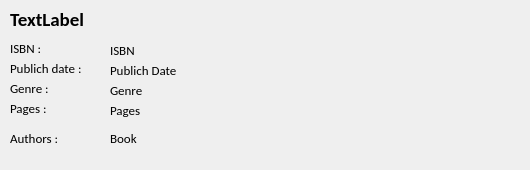
<?xml version="1.0" encoding="UTF-8"?>
<ui version="4.0">
 <class>BookWidget</class>
 <widget class="QWidget" name="BookWidget">
  <property name="geometry">
   <rect>
    <x>0</x>
    <y>0</y>
    <width>530</width>
    <height>170</height>
   </rect>
  </property>
  <property name="minimumSize">
   <size>
    <width>530</width>
    <height>0</height>
   </size>
  </property>
  <property name="maximumSize">
   <size>
    <width>530</width>
    <height>16777215</height>
   </size>
  </property>
  <property name="font">
   <font>
    <family>Calibri</family>
    <pointsize>10</pointsize>
   </font>
  </property>
  <property name="windowTitle">
   <string>Form</string>
  </property>
  <widget class="QLabel" name="bookTitle">
   <property name="geometry">
    <rect>
     <x>10</x>
     <y>9</y>
     <width>451</width>
     <height>21</height>
    </rect>
   </property>
   <property name="font">
    <font>
     <pointsize>14</pointsize>
     <weight>75</weight>
     <bold>true</bold>
    </font>
   </property>
   <property name="text">
    <string>TextLabel</string>
   </property>
  </widget>
  <widget class="QLabel" name="label">
   <property name="geometry">
    <rect>
     <x>10</x>
     <y>40</y>
     <width>51</width>
     <height>16</height>
    </rect>
   </property>
   <property name="text">
    <string>ISBN :</string>
   </property>
  </widget>
  <widget class="QLabel" name="bookISBN">
   <property name="geometry">
    <rect>
     <x>110</x>
     <y>40</y>
     <width>411</width>
     <height>20</height>
    </rect>
   </property>
   <property name="text">
    <string>ISBN</string>
   </property>
  </widget>
  <widget class="QLabel" name="label_2">
   <property name="geometry">
    <rect>
     <x>10</x>
     <y>60</y>
     <width>101</width>
     <height>16</height>
    </rect>
   </property>
   <property name="text">
    <string>Publich date :</string>
   </property>
  </widget>
  <widget class="QLabel" name="bookPublishDate">
   <property name="geometry">
    <rect>
     <x>110</x>
     <y>60</y>
     <width>411</width>
     <height>20</height>
    </rect>
   </property>
   <property name="text">
    <string>Publich Date</string>
   </property>
  </widget>
  <widget class="QLabel" name="label_3">
   <property name="geometry">
    <rect>
     <x>10</x>
     <y>80</y>
     <width>91</width>
     <height>16</height>
    </rect>
   </property>
   <property name="text">
    <string>Genre :</string>
   </property>
  </widget>
  <widget class="QLabel" name="bookGenre">
   <property name="geometry">
    <rect>
     <x>110</x>
     <y>80</y>
     <width>411</width>
     <height>20</height>
    </rect>
   </property>
   <property name="text">
    <string>Genre</string>
   </property>
  </widget>
  <widget class="QLabel" name="label_4">
   <property name="geometry">
    <rect>
     <x>10</x>
     <y>100</y>
     <width>91</width>
     <height>16</height>
    </rect>
   </property>
   <property name="text">
    <string>Pages :</string>
   </property>
  </widget>
  <widget class="QLabel" name="bookPages">
   <property name="geometry">
    <rect>
     <x>110</x>
     <y>100</y>
     <width>411</width>
     <height>20</height>
    </rect>
   </property>
   <property name="text">
    <string>Pages</string>
   </property>
  </widget>
  <widget class="QLabel" name="label_5">
   <property name="geometry">
    <rect>
     <x>10</x>
     <y>130</y>
     <width>91</width>
     <height>31</height>
    </rect>
   </property>
   <property name="text">
    <string>Authors :</string>
   </property>
   <property name="alignment">
    <set>Qt::AlignLeading|Qt::AlignLeft|Qt::AlignTop</set>
   </property>
  </widget>
  <widget class="QLabel" name="bookAuthors">
   <property name="geometry">
    <rect>
     <x>110</x>
     <y>130</y>
     <width>341</width>
     <height>41</height>
    </rect>
   </property>
   <property name="text">
    <string>Book</string>
   </property>
   <property name="alignment">
    <set>Qt::AlignLeading|Qt::AlignLeft|Qt::AlignTop</set>
   </property>
  </widget>
 </widget>
 <resources/>
 <connections/>
</ui>
